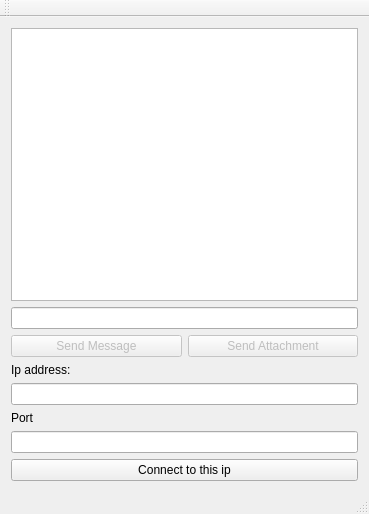
<?xml version="1.0" encoding="UTF-8"?>
<ui version="4.0">
 <class>MainWindow</class>
 <widget class="QMainWindow" name="MainWindow">
  <property name="geometry">
   <rect>
    <x>0</x>
    <y>0</y>
    <width>369</width>
    <height>514</height>
   </rect>
  </property>
  <property name="windowTitle">
   <string>QTCPClient</string>
  </property>
  <property name="styleSheet">
   <string notr="true"/>
  </property>
  <widget class="QWidget" name="centralWidget">
   <layout class="QGridLayout" name="gridLayout_2">
    <item row="1" column="0">
     <layout class="QGridLayout" name="gridLayout">
      <item row="1" column="0">
       <widget class="QPushButton" name="pushButton_sendMessage">
        <property name="enabled">
         <bool>false</bool>
        </property>
        <property name="styleSheet">
         <string notr="true"/>
        </property>
        <property name="text">
         <string>Send Message</string>
        </property>
       </widget>
      </item>
      <item row="1" column="1">
       <widget class="QPushButton" name="pushButton_sendAttachment">
        <property name="enabled">
         <bool>false</bool>
        </property>
        <property name="styleSheet">
         <string notr="true"/>
        </property>
        <property name="text">
         <string>Send Attachment</string>
        </property>
       </widget>
      </item>
      <item row="0" column="0" colspan="2">
       <widget class="QLineEdit" name="lineEdit_message">
        <property name="sizePolicy">
         <sizepolicy hsizetype="Expanding" vsizetype="Fixed">
          <horstretch>0</horstretch>
          <verstretch>0</verstretch>
         </sizepolicy>
        </property>
        <property name="styleSheet">
         <string notr="true"/>
        </property>
       </widget>
      </item>
     </layout>
    </item>
    <item row="3" column="0">
     <widget class="QLineEdit" name="ip">
      <property name="text">
       <string/>
      </property>
     </widget>
    </item>
    <item row="2" column="0">
     <widget class="QLabel" name="label">
      <property name="text">
       <string>Ip address:</string>
      </property>
     </widget>
    </item>
    <item row="8" column="0">
     <widget class="QPushButton" name="connect">
      <property name="enabled">
       <bool>true</bool>
      </property>
      <property name="text">
       <string>Connect to this ip</string>
      </property>
     </widget>
    </item>
    <item row="5" column="0">
     <widget class="QLineEdit" name="port">
      <property name="text">
       <string/>
      </property>
     </widget>
    </item>
    <item row="0" column="0">
     <widget class="QTextBrowser" name="textBrowser_receivedMessages">
      <property name="styleSheet">
       <string notr="true"/>
      </property>
     </widget>
    </item>
    <item row="4" column="0">
     <widget class="QLabel" name="label_2">
      <property name="text">
       <string>Port</string>
      </property>
     </widget>
    </item>
   </layout>
  </widget>
  <widget class="QMenuBar" name="menuBar">
   <property name="geometry">
    <rect>
     <x>0</x>
     <y>0</y>
     <width>369</width>
     <height>22</height>
    </rect>
   </property>
  </widget>
  <widget class="QToolBar" name="mainToolBar">
   <attribute name="toolBarArea">
    <enum>TopToolBarArea</enum>
   </attribute>
   <attribute name="toolBarBreak">
    <bool>false</bool>
   </attribute>
  </widget>
  <widget class="QStatusBar" name="statusBar"/>
 </widget>
 <layoutdefault spacing="6" margin="11"/>
 <resources/>
 <connections/>
</ui>
